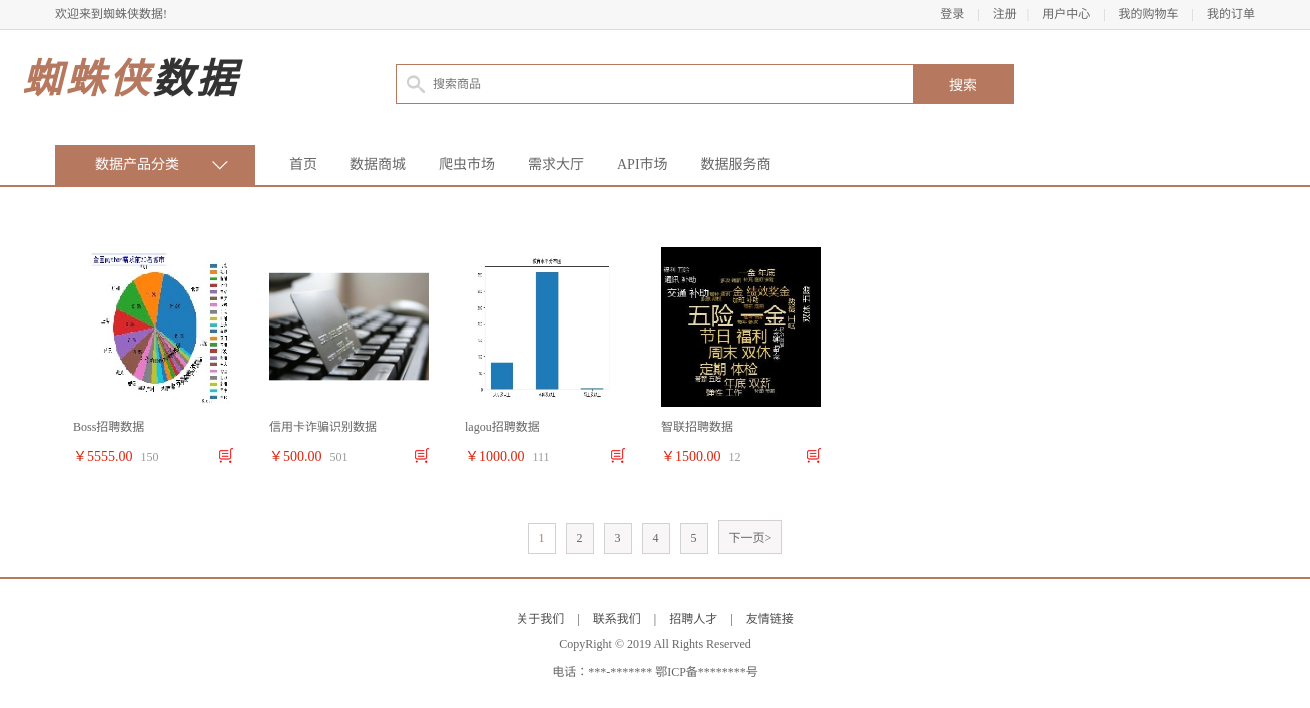
The app's page /search/ with its own data.
### apps/df_goods/models.py (models this page shows, shortened)
class GoodsInfo(models.Model):
    isDelete = models.BooleanField(default=False)  # 逻辑删除
    gtitle = models.CharField(max_length=20, verbose_name="商品名称", unique=True)
    gpic = models.ImageField(upload_to='df_goods', verbose_name="图片路径")
    gprice = models.DecimalField(max_digits=7, decimal_places=2, verbose_name="商品价格")  # 商品价格小数位为两位，整数位为3位
    gunit = models.CharField(max_length=20, verbose_name="浏览量")
    gclick = models.IntegerField(verbose_name="点击量", default=0)
    gjianjie = models.CharField(max_length=200, verbose_name="简介")
    gkucun = models.IntegerField(verbose_name="库存")
    gcontent = HTMLField(max_length=500, verbose_name="详情")
    gtype = models.ForeignKey(TypeInfo, on_delete=models.CASCADE, verbose_name="分类")  # 外键关联TypeInfo表
    class Meta:
        verbose_name = "商品"
        verbose_name_plural = verbose_name

### apps/df_goods/views.py (the view)
# urls.py: url(r'^search/', views.ordinary_search, name="ordinary_search"),  # 全文检索
def ordinary_search(request):
    from django.db.models import Q
    search_keywords = request.GET.get('q', '')
    pindex = request.GET.get('pindex', 1)
    search_status = True
    cart_num, guest_cart = 0, 0
    try:
        user_id = request.session['user_id']
        if user_id:
            guest_cart = 1
            cart_num = CartInfo.objects.filter(user_id=int(user_id)).count()
    except:
        user_id = None
        cart_num = None
    if search_keywords:
        goods_list = GoodsInfo.objects.filter(
            Q(gtitle__icontains=search_keywords) |
            Q(gcontent__icontains=search_keywords) |
            Q(gjianjie__icontains=search_keywords)).order_by("gclick")
    else:
        search_status = False
        goods_list = GoodsInfo.objects.all().order_by("gclick")
    paginator = Paginator(goods_list, 4)
    page = paginator.page(int(pindex))
    context = {
        'title': '搜索列表',
        'search_status': search_status,
        'guest_cart': guest_cart,
        'cart_num': cart_num,
        'page': page,
        'paginator': paginator,
    }
    return render(request, 'df_goods/ordinary_search.html', context)

### templates/df_goods/ordinary_search.html (shortened to what this page needs)
{% extends 'base.html' %}
{% block center_body %}
    <div class="navbar_con">
		<div class="navbar clearfix">
			<div class="subnav_con fl">
				<h1>数据产品分类</h1>
				<span></span>
			</div>
			<ul class="navlist fl">
				<li><a href="{% url "df_goods:index" %}">首页</a></li>
				<li class="interval">&nbsp;</li>
				<li><a href="/list1_1_1/">数据商城</a></li>
				<li class="interval">&nbsp;</li>
				<li><a href="/list2_1_1/">爬虫市场</a></li>
                <li class="interval">&nbsp;</li>
                <li><a href="/list3_1_1/">需求大厅</a></li>
                <li class="interval">&nbsp;</li>
                <li><a href="/list4_1_1/">API市场</a></li>
                <li class="interval">&nbsp;</li>
                <li><a href="/list5_1_1/">数据服务商</a></li>
			</ul>
		</div>
	</div>
	<div class="breadcrumb">
	</div>
    <div class="main_wrap clearfix">
        <ul class="goods_type_list clearfix">
            {%  for item in page %}
            <li>
                <a href="/{{ item.id }}/"><img src="/static/{{ item.gpic }}/"></a>
                <h4><a href="/{{ item.id }}/">{{ item.gtitle }}</a></h4>
                <div class="operate">
                    <span class="prize">￥{{ item.gprice }}</span>
                    <span class="unit">{{ item.gunit }}</span>
                    <a href="/cart/add{{ item.id }}_1/" class="add_goods" title="加入购物车"></a>
                </div>
            </li>
            {% endfor %}
        </ul>
        <div class="pagenation">
            {% for pindex in paginator.page_range %}
                {% if pindex == page.number %}
                    <a href="#" class="active">{{ pindex }}</a>
                {% else %}
                    <a href="{% url "df_user:ordinary_search" %}?q={{ query }}&amp;page={{ pindex }}">{{ pindex }}</a>
                {% endif %}
            {% endfor %}
            {% if page.has_next %}
                <a href="{% url "df_user:ordinary_search" %}?q={{ query }}&amp;page={{ page.next_page_number }}">下一页></a>
            {% endif %}
        </div>
    </div>
{% endblock center_body %}

### static/css/main.css (style rules this page uses)
body { font-family:'Microsoft Yahei';font-size:12px;color:#666; }
html,body { height:100% }
.navbar_con { height:40px;border-bottom:2px solid #b6795f }
.navbar { width:1200px;margin:0 auto; }
.navbar h1 { width:200px;height:40px;line-height:40px;text-align: center;font-size:14px;color:#fff;background-color:#b6795f; }
.navbar .subnav_con { width:200px;height:40px;background-color:#b6795f;position:relative;cursor:pointer; }
.navbar .subnav_con h1 { position:absolute;left:0;top:0;text-align:left;text-indent:40px }
.navbar .subnav_con span { display:block;width:16px;height:9px;background:url(../images/down.png) no-repeat;position:absolute;right:27px;top:16px;transition:all 300ms ease-in; }
.navlist { margin-left:34px; }
.navlist li { height:40px;float:left;line-height:40px; }
.navlist li a { color:#666;font-size:14px }
.navlist .interval { margin:0 15px; }
.breadcrumb { width:1200px;height:40px;margin:0 auto; }
.main_wrap { width:1200px;margin:0 auto; }
.goods_type_list { margin:10px auto 0; }
.goods_type_list li { width:196px; float:left; margin-bottom:10px }
.goods_type_list li img { width:160px;height:160px;display:block;margin:10px auto; }
.goods_type_list li h4 { width:160px;margin:0 auto; }
.goods_type_list li h4 a { font-weight:normal;color:#666;display:block;width:160px;overflow:hidden;white-space:nowrap;text-overflow:ellipsis; }
.operate { width:160px;margin:10px auto;position:relative; }
.goods_type_list .operate .prize { color:#da260e; font-size:14px; }
.goods_type_list .operate .unit { color:#999;padding-left:5px; }
.goods_type_list .operate .add_goods { display:inline-block;width:15px;height:15px;background:url(../images/shop_cart.png);position:absolute;right:0;top:3px; }
.pagenation { height:32px;text-align:center;font-size:0;margin:30px auto; }
.pagenation a { display:inline-block;border:1px solid #d2d2d2;background-color:#f8f6f7;font-size:12px;padding:7px 10px;color:#666;margin:5px }
.pagenation .active { background-color:#fff;color:#b6795f }

### records on screen
GoodsInfo: gpic (picture), gtitle "Boss招聘数据", gprice "5555.00", gunit "150"
GoodsInfo: gpic (picture), gtitle "信用卡诈骗识别数据", gprice "500.00", gunit "501"
GoodsInfo: gpic (picture), gtitle "lagou招聘数据", gprice "1000.00", gunit "111"
GoodsInfo: gpic (picture), gtitle "智联招聘数据", gprice "1500.00", gunit "12"

### other values on screen
{{ pindex }} "1"
{{ pindex }} "2" "3" "4" "5"
